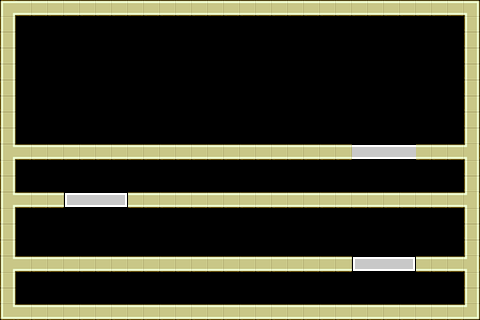

Tiled map render using the project's own tile images. Description and the map definition, with tile-layer contents summarised, below:
An orthogonal 30x20 tile map with 16x16 px tiles, 2 tile layers (bricks, solidbricks), 2 tilesets and 17 objects (6x PowerUpSpawnPoint, 3x StarInGameCurrency, 2x diagonalFlyerSpawnPoint, SpawnPoint, TimeBomb, ...).

<map version="1.0" orientation="orthogonal" width="30" height="20" tilewidth="16" tileheight="16">
 <tileset firstgid="1" name="TileSetTemplate" tilewidth="16" tileheight="16">
  <image source="TileSetTemplate.png" width="64" height="64" />
 </tileset>
 <tileset firstgid="17" name="TileSetTemplateSolid" tilewidth="16" tileheight="16">
  <image source="TileSetTemplateSolid.png" width="64" height="64" />
 </tileset>
 <layer name="bricks" width="30" height="20">
  <data>[600 cells, 12 non-empty, 3 distinct tile ids]</data>
 </layer>
 <layer name="solidbricks" width="30" height="20">
  <data>[600 cells, 168 non-empty, 8 distinct tile ids]</data>
 </layer>
 <objectgroup name="Objects" width="30" height="20">
  <object name="SpawnPoint" x="57" y="287">
   <properties>
    <property name="SpawnPoint" value="1" />
   </properties>
  </object>
  <object name="diagonalFlyerSpawnPoint" x="54" y="45">
   <properties>
    <property name="diagonalFlyerSpawnPoint" value="1" />
   </properties>
  </object>
  <object name="diagonalFlyerSpawnPoint" x="419" y="44">
   <properties>
    <property name="diagonalFlyerSpawnPoint" value="1" />
   </properties>
  </object>
  <object name="TimeBomb" x="42" y="106">
   <properties>
    <property name="TimeBomb" value="1" />
   </properties>
  </object>
  <object x="441" y="107" height="1" />
  <object name="runningChaserEnemySpawnPoint" x="160" y="178">
   <properties>
    <property name="runningChaserEnemySpawnPoint" value="1" />
   </properties>
  </object>
  <object name="StarInGameCurrency" x="447" y="284">
   <properties>
    <property name="StarInGameCurrency" value="1" />
   </properties>
  </object>
  <object name="StarInGameCurrency" x="242" y="70">
   <properties>
    <property name="StarInGameCurrency" value="1" />
   </properties>
  </object>
  <object name="PowerUpSpawnPoint" x="43" y="237">
   <properties>
    <property name="PowerUpSpawnPoint" value="0" />
   </properties>
  </object>
  <object name="PowerUpSpawnPoint" x="99" y="235">
   <properties>
    <property name="PowerUpSpawnPoint" value="1" />
   </properties>
  </object>
  <object name="PowerUpSpawnPoint" x="156" y="237">
   <properties>
    <property name="PowerUpSpawnPoint" value="2" />
   </properties>
  </object>
  <object name="PowerUpSpawnPoint" x="206" y="235">
   <properties>
    <property name="PowerUpSpawnPoint" value="3" />
   </properties>
  </object>
  <object name="PowerUpSpawnPoint" x="259" y="236">
   <properties>
    <property name="PowerUpSpawnPoint" value="4" />
   </properties>
  </object>
  <object name="PowerUpSpawnPoint" x="315" y="238">
   <properties>
    <property name="PowerUpSpawnPoint" value="5" />
   </properties>
  </object>
  <object name="ExitDoor" x="441" y="122">
   <properties>
    <property name="ExitDoor" value="1" />
   </properties>
  </object>
  <object x="-213" y="-112" width="3" height="1" />
  <object name="StarInGameCurrency" x="408" y="173">
   <properties>
    <property name="StarInGameCurrency" value="1" />
   </properties>
  </object>
 </objectgroup>
</map>
